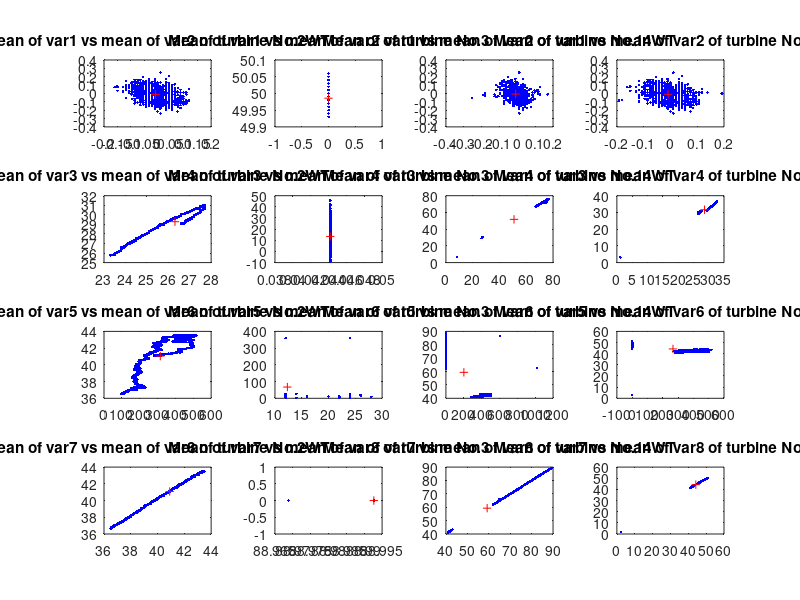
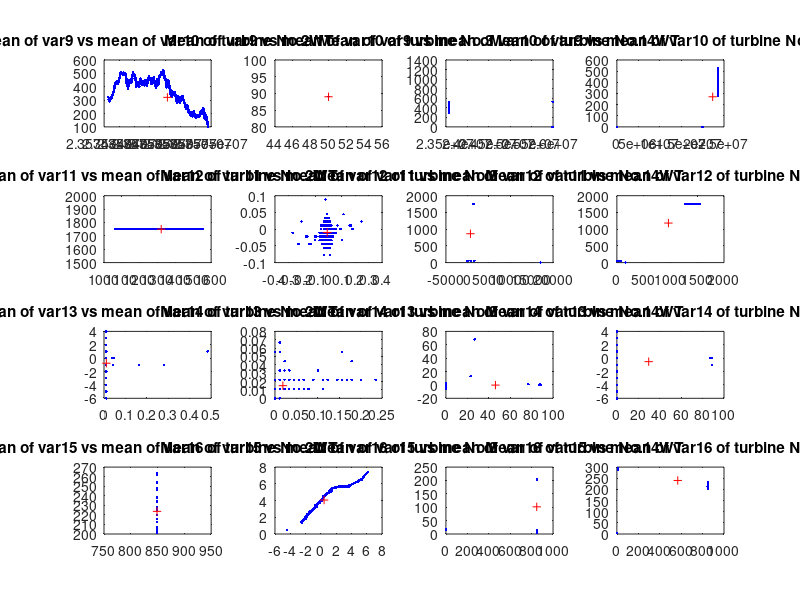
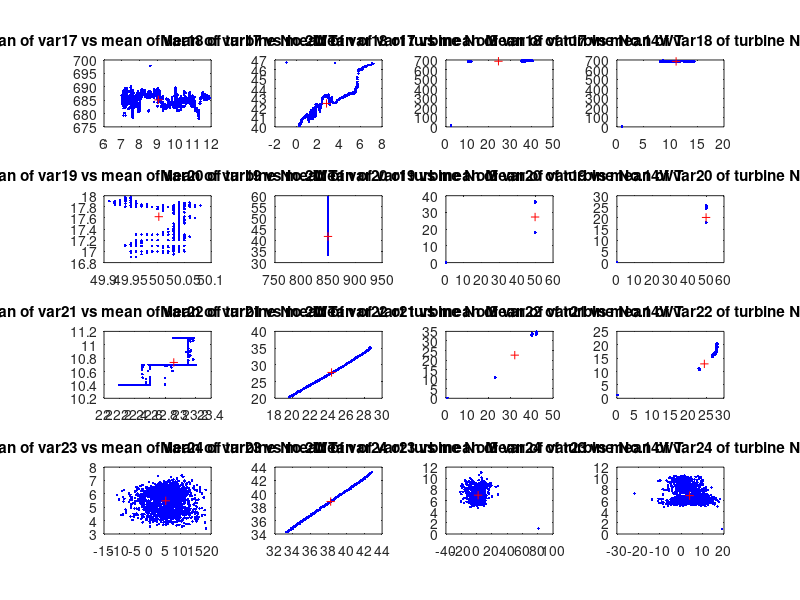
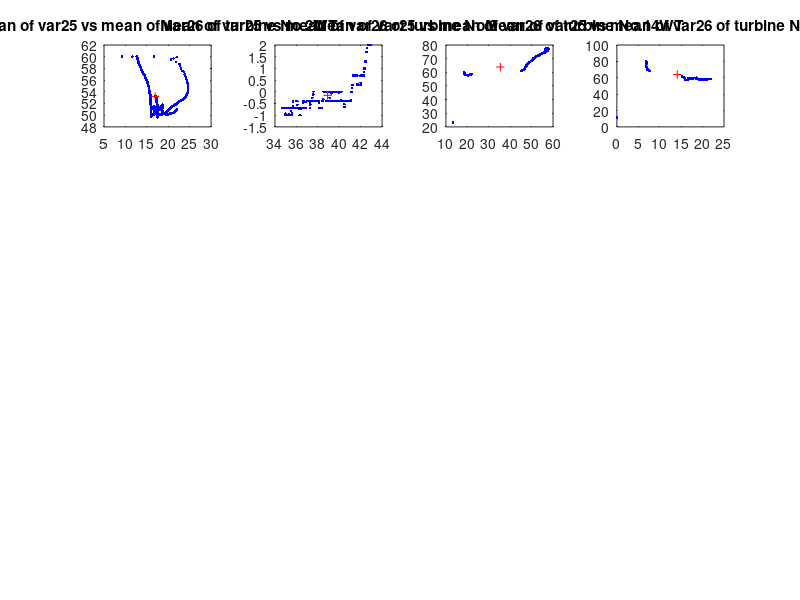

Recreate these plots in MATLAB, in order. (Note: this script raises an error after producing the figures.)
clc, close all, clear all
% Data Exploration
% Data Loading
% [~, turbine_idx]= xlsfinfo('data.xlsx');
% nWTs = numel(turbine_idx);
% X = cell(1, nWTs);
% 
% for k=1:nWTs
%   x = xlsread('data.xlsx', turbine_idx{k});
%   X{k}= x(2:end,:);
% end
% 
% % Create label vector with binary values representing faulty 
% % (1 denotes faulty functioning, 0 denotes normal functioning)
% Y = [0, 1, 1, 1];
% 
% % Save data
% save X.mat X
% save turbine_idx.mat turbine_idx
% save Y.mat Y

load X.mat
load Y.mat
load turbine_idx.mat
%Data Exploratory
nWTs = numel(turbine_idx);

% Define rWTs vector storing no of observations (number of rows);
% cWTs vector storing no of variables (number of columns);
% meanWTs cell array storing mean values of feature data (mean value of each column);
% minWTs cell array storing minimum values of feature data (minimum value of each column);
% maxWTs cell array storing maximum values of feature data (maximum value of each column);
% stdWTs cell array storing standard deviation values of feature data
% (standard deviation value of each column) of all turbines' dataset;
rWTs = zeros(nWTs, 1);
cWTs = zeros(nWTs, 1);
meanWTs = cell(nWTs, 1);
minWTs = cell(nWTs, 1);
maxWTs = cell(nWTs, 1);
stdWTs = cell(nWTs, 1);

for k=1:nWTs
    [rWTs(k), cWTs(k)] = size(X{k});
    meanWTs{k} = mean(X{k});
    minWTs{k} = min(X{k});
    maxWTs{k} = max(X{k});
    stdWTs{k} = std(X{k});
end

% Plots of data and means to determine unhealthy turbine data to drop

subplot_idx = reshape(1:nWTs*4, nWTs, 4)';
count = 1;
enough = false;
for i=0:4:28
    figure;
    for r=1:4
        if (count > 27 || count + 1 > 27)
            enough = true;
            break
        end
        for k=1:nWTs
            subplot(4,nWTs,subplot_idx(r,k));
            plot(X{k}(:,count), X{k}(:,count+1), '.b'), hold on;
            plot(meanWTs{k}(count), meanWTs{k}(count+1), 'r+'), hold off;
            title_text = sprintf('Mean of var%d vs mean of var%d of turbine %s', count, count+1, turbine_idx{k});
            title(title_text);
        end
        count = count + 2;
    end
    if (enough)
        break
    end
end 

figure;
for k = 1:4
    subplot(4,nWTs,k);
    plot(X{k}(:,26), X{k}(:,26+1), '.b'), hold on;
    plot(meanWTs{k}(26), meanWTs{k}(26+1), 'r+'), hold off;
    title_text = sprintf('Mean of var%d vs mean of var%d of turbine %s', 26, 26+1, turbine_idx{k});
    title(title_text);
end

% Decision Making on fault and redundant data removal
% Decision has been made to exclude the entire dataset belonging to the turbine No.3 (which is X{2}) due to fault data, and to also remove the last variable var28 of the dataset belonging to turbine No.2WT (which is X{1}(:,end)) due to redundancy and inconsistency.
% Explanation on the decisions has been discussed in the report. Z holds data with faulty data excluded per decisions.
Z = {X{1}(:,1:end-1); X{3}; X{4}};
class_Z = Y([1, 3, 4]);

chosen_turbine_idx = turbine_idx([1, 3, 4]);
save Z.mat Z
save class_Z.mat class_Z

load Z.mat
load class_Z.mat
%%Univariate analysis
% % Data distribution
% subplot_idx = reshape(1:16, 4, 4)';
% count = 1;
% enough = false;
% for i=0:4:28
%     figure;
%     for r=1:4
%         if (count > 27 || count + 1 > 27)
%             enough = true;
%             break
%         end
%         for k=1:nWTs
%             subplot(4,nWTs,subplot_idx(r,k));
%             histogram(X{k}(:,count));
%             title_text = sprintf('Histogram of var%d of turbine %s', count, turbine_idx{k});
%             title(title_text);
%         end
%         count = count + 1;
%     end
%     if (enough)
%         if (count == 27)
%             for k=1:nWTs
%             subplot(4,nWTs,subplot_idx(r,k));
%             histogram(X{k}(:,count));
%             title_text = sprintf('Histogram of var%d of turbine %s', count, turbine_idx{k});
%             title(title_text);
%             end
%         end
%         break
%     end
% end

%%Multivariate analysis
% % Correlation between the features for each wind-turbine
% Xcorr = cell(nWTs, 1);
% for k=1:nWTs
%     Xcorr{k} = corr(X{k});
%     figure;
%     imagesc(Xcorr{k}),colorbar;
%     axis equal;
%     axis tight;
%     title_text = sprintf('Data correlation colormap of turbine %s', turbine_idx{k});
%     title(title_text);
% end
% 
% % Boxplot of each feature of the wind-turbine
% for k=1:nWTs
%     figure;
%     boxplot(X{k});
%     title_text = sprintf('Box plot data of turbine %s', turbine_idx{k});
%     title(title_text);
% end
% 
% % Scatterplot matrix for all the sensors from each wind-turbine
% for k=1:nWTs
%     figure;
%     plotmatrix(X{k});
%     title_text = sprintf('Scatter plot matrix of turbine %s', turbine_idx{k});
%     title(title_text);
% end



%%%Data Pretreatment
%% Recompute mean, min, max, std of chosen wind turbine data

chosen_nWTs = numel(chosen_turbine_idx);
chosen_rWTs = zeros(chosen_nWTs, 1);
chosen_cWTs = zeros(chosen_nWTs, 1);
chosen_meanWTs = cell(chosen_nWTs, 1);
chosen_minWTs = cell(chosen_nWTs, 1);
chosen_maxWTs = cell(chosen_nWTs, 1);
chosen_stdWTs = cell(chosen_nWTs, 1);

for k=1:chosen_nWTs
    [chosen_rWTs(k), chosen_cWTs(k)] = size(Z{k});
    chosen_meanWTs{k} = mean(Z{k});
    chosen_minWTs{k} = min(Z{k});
    chosen_maxWTs{k} = max(Z{k});
    chosen_stdWTs{k} = std(Z{k});
end


%%% 1. Find missing values

missing_values = [];
for i = 1:size(Z)
    fprintf('Indices of missing values of Turbine %s', chosen_turbine_idx{i})
    missing_val = ismissing(Z{i});
    [missing_obs, missing_var] = find(missing_val==1)
    if (numel(missing_obs)==0)
        fprintf('There is no missing values in the dataset of Turbine %s', chosen_turbine_idx{i});
    else
        missing_turbine_idx = i;
        missing_obs_idx = missing_obs;
        missing_var_idx = missing_var;
        missing_values = [missing_values; missing_turbine_idx, missing_obs_idx, missing_var_idx]
        fprintf('There is %d missing values in the dataset of Turbine %s', numel(missing_var), chosen_turbine_idx{i});
    end
end

% remove 1 observation having missing value of turbine 14
Z{missing_values(1)}(missing_values(2), :) = [];

% recheck
for i = 1:size(Z)
    fprintf('Indices of missing values of Turbine %s', chosen_turbine_idx{i})
    missing_val = ismissing(Z{i});
    [missing_obs, missing_var] = find(missing_val==1)
    if (numel(missing_obs)==0)
        fprintf('There is no missing values in the dataset of Turbine %s', chosen_turbine_idx{i});
    else
        missing_turbine_idx = i;
        missing_obs_idx = missing_obs;
        missing_var_idx = missing_var;
        missing_values = [missing_values; missing_turbine_idx, missing_obs_idx, missing_var_idx]
        fprintf('There is %d missing values in the dataset of Turbine %s', numel(missing_var), chosen_turbine_idx{i});
    end
end


%%% 2. Downsampling (requires Signal Processing Toolbox)
%Downsampling rate selection based on mean values
chosen_meanWTs_mat = [chosen_meanWTs{1}; chosen_meanWTs{2}; chosen_meanWTs{3}];
offset = 0;
down_meanWTs_test = [];
down_meanWTs_test_diff = cell(6, 1);
for factor = 2:6
    fprintf('Max mean different when downsampling by factor = %d', factor);
    down_Z_test = cell(numel(class_Z), 1);
    for i = 1:size(Z)
        down_Z_test{i} = downsample(Z{i}, factor, offset);
        down_meanWTs_test(i,:) = mean(down_Z_test{i});
    end
    down_meanWTs_test_diff{factor} = down_meanWTs_test - chosen_meanWTs_mat;
    max_mean_diff = max(abs(down_meanWTs_test_diff{factor}),[],'all')
    observations_reduced_by_times = factor
end
fprintf('The downsampling factor of 4 has been chosen for the first try.')
%%Downsampling with chosen rate of 4 (NOT FINAL DECISION)

%% ITERATIVE DOWNSAMPLING WITH FACTOR 1-4
close all
for factor = 1:4
    %downsampling_factor = 1;
    %downsampling_factor = 2;
    %downsampling_factor = 3;
    %downsampling_factor = 4;
    downsampling_factor = factor;
    down_Z = cell(numel(class_Z), 1);
    down_Z_Idx = cell(numel(class_Z), 1);
    for i = 1:size(Z)
        down_Z{i} = downsample(Z{i}, downsampling_factor, offset);
        down_Z_Idx{i} = downsample(1:size(Z{i}, 1), downsampling_factor, offset);
    end
    %Compute mean, min, max, std of downsampled chosen wind turbine data
    down_rWTs = zeros(chosen_nWTs, 1);
    down_cWTs = zeros(chosen_nWTs, 1);
    down_meanWTs = cell(chosen_nWTs, 1);
    down_minWTs = cell(chosen_nWTs, 1);
    down_maxWTs = cell(chosen_nWTs, 1);
    down_stdWTs = cell(chosen_nWTs, 1);
    
    for k=1:chosen_nWTs
        [down_rWTs(k), down_cWTs(k)] = size(down_Z{k});
        down_meanWTs{k} = mean(down_Z{k});
        down_minWTs{k} = min(down_Z{k});
        down_maxWTs{k} = max(down_Z{k});
        down_stdWTs{k} = std(down_Z{k});
    end
%     %Plots of data and means of original data and downsampled data
%     subplot_idx = reshape(1:chosen_nWTs*4, chosen_nWTs, 4)';
%     count = 1;
%     enough = false;
%     for i=0:4:28
%         figure;
%         for r=1:4
%             if (count > 27 || count + 1 > 27)
%                 enough = true;
%                 break
%             end
%             for k=1:chosen_nWTs
%                 subplot(4,chosen_nWTs,subplot_idx(r,k));
%                 plot(Z{k}(:,count), Z{k}(:,count+1), '.b'), hold on;
%                 plot(chosen_meanWTs{k}(count), chosen_meanWTs{k}(count+1), 'r+');
%                 plot(down_Z{k}(:,count), down_Z{k}(:,count+1), '.g');
%                 plot(down_meanWTs{k}(count), down_meanWTs{k}(count+1), 'm+'), hold off;
%                 title_text = sprintf('Mean of var%d vs mean of var%d of turbine %s', count, count+1, chosen_turbine_idx{k});
%                 title(title_text);
%             end
%             count = count + 2;
%         end
%         if (enough)
%             break
%         end
%     end 
%     
%     count = 26;
%     figure;
%     for k = 1:chosen_nWTs
%         subplot(4,chosen_nWTs,k);
%         plot(Z{k}(:,count), Z{k}(:,count+1), '.b'), hold on;
%         plot(chosen_meanWTs{k}(count), chosen_meanWTs{k}(count+1), 'r+');
%         plot(down_Z{k}(:,count), down_Z{k}(:,count+1), '.g');
%         plot(down_meanWTs{k}(count), down_meanWTs{k}(count+1), 'm+'), hold off;
%         title_text = sprintf('Mean of var%d vs mean of var%d of turbine %s', count, count+1, chosen_turbine_idx{k});
%         title(title_text);
%     end
    
    % Recheck missing values
    for i = 1:size(down_Z)
        fprintf('Indices of missing values of Turbine %s', chosen_turbine_idx{i})
        missing_val = ismissing(down_Z{i});
        [missing_obs, missing_var] = find(missing_val==1)
        if (numel(missing_obs)==0)
            fprintf('There is no missing values in the dataset of Turbine %s', chosen_turbine_idx{i});
        else
            fprintf('There is %d missing values in the dataset of Turbine %s', numel(missing_var), chosen_turbine_idx{i});
        end
    end
    
    %%Data Normalization
    norm_down_Z = cell(numel(class_Z), 1);
    
    % Normalize WT-2 for mean=0 and std.dev=1
    [norm_down_Z{1}, mu, sigma] = zscore(down_Z{1});
    
    % Check if any sigma == 0, add an epsilon constant term to avoid division
    % by 0
    epsilon = 1e-10;
    zero_sigma_idx = find(sigma==0);
    sigma(zero_sigma_idx) = epsilon;
    
    for k=2:chosen_nWTs
        norm_down_Z{k} = normalize(down_Z{k}, "center", mu, "scale", sigma);
    end
    
    norm_down_meanWTs = cell(chosen_nWTs, 1);
    norm_down_minWTs = cell(chosen_nWTs, 1);
    norm_down_maxWTs = cell(chosen_nWTs, 1);
    norm_down_stdWTs = cell(chosen_nWTs, 1);
    
    for k=1:chosen_nWTs
        [down_rWTs(k), down_cWTs(k)] = size(down_Z{k});
        norm_down_meanWTs{k} = mean(norm_down_Z{k});
        norm_down_minWTs{k} = min(norm_down_Z{k});
        norm_down_maxWTs{k} = max(norm_down_Z{k});
        norm_down_stdWTs{k} = std(norm_down_Z{k});
    end
    
    
%     subplot_idx = reshape(1:chosen_nWTs*4, chosen_nWTs, 4)';
%     count = 1;
%     enough = false;
%     for i=0:4:28
%         figure;
%         for r=1:4
%             if (count > 27 || count + 1 > 27)
%                 enough = true;
%                 break
%             end
%             for k=1:chosen_nWTs
%                 subplot(4,chosen_nWTs,subplot_idx(r,k));
%                 plot(Z{k}(:,count), Z{k}(:,count+1), '.b'), hold on;
%                 plot(chosen_meanWTs{k}(count), chosen_meanWTs{k}(count+1), 'r+');
%                 plot(norm_down_Z{k}(:,count), norm_down_Z{k}(:,count+1), '.g');
%                 plot(norm_down_meanWTs{k}(count), norm_down_meanWTs{k}(count+1), 'm+'), hold off;
%                 title_text = sprintf('Mean of var%d vs mean of var%d of turbine %s', count, count+1, chosen_turbine_idx{k});
%                 title(title_text);
%             end
%             count = count + 2;
%         end
%         if (enough)
%             break
%         end
%     end 
%     
%     count = 26;
%     figure;
%     for k = 1:chosen_nWTs
%         subplot(4,chosen_nWTs,k);
%         plot(Z{k}(:,count), Z{k}(:,count+1), '.b'), hold on;
%         plot(chosen_meanWTs{k}(count), chosen_meanWTs{k}(count+1), 'r+');
%         plot(norm_down_Z{k}(:,count), norm_down_Z{k}(:,count+1), '.g');
%         plot(norm_down_meanWTs{k}(count), norm_down_meanWTs{k}(count+1), 'm+'), hold off;
%         title_text = sprintf('Mean of var%d vs mean of var%d of turbine %s', count, count+1, chosen_turbine_idx{k});
%         title(title_text);
%     end
    
    save norm_down_Z.mat norm_down_Z
    


    %%PCA
    %Performing PCA on healthy turbine No.2WT
    load norm_down_Z.mat
    
    % Performing PCA
    [PCA_coeff, PCA_score, PCA_latent, PCA_tsquare, PCA_pexp, PCA_mu] = pca(norm_down_Z{1});
    
%     % Plot of eigenvalues
%     figure;
%     plot(1:numel(PCA_latent), PCA_latent, "-bo")
%     title('PCA achieved Latent values')
% 
    % Defining threshold for explained variance to preserve
    threshold = 90;
    % Getting the number of PCs to keep
    ori_chosen_nPCs = find(cumsum(PCA_pexp)>threshold, 1);
     nPCs_test = 2:ori_chosen_nPCs
     for chosen_nPCs = nPCs_test
        %     % Pareto chart of explained variance
    %     figure;
    %     pareto(PCA_pexp);
    %     xlabel('Principal Component')
    %     ylabel('Variance Explained (%)')
    %     title('Pareto chart of PCA explained variance')
        % Extracting/Transforming data using obtained PCA
        PCA_Z = cell(chosen_nWTs, 1);
        
        % Extracting PCA scores of healthy turbine No.2WT
        PCA_Z{1} = PCA_score(:,1:chosen_nPCs);
        % Transforming data of faulty turbin No.14WT
        PCA_Z{2} = (norm_down_Z{2}-PCA_mu)*PCA_coeff(:,1:chosen_nPCs);
        % Transforming data of faulty turbin No.39WT
        PCA_Z{3} = (norm_down_Z{3}-PCA_mu)*PCA_coeff(:,1:chosen_nPCs);
        
    
    
    
        %Visualization of down-sampling time-series data before PCA transformation
        figure;
        for turbine_i = 1:length(norm_down_Z)
            subplot(length(norm_down_Z),3,turbine_i);
            for feature_i = 1:size(norm_down_Z{turbine_i}, 2)
                nObs = size(norm_down_Z{turbine_i},1);
                plot(down_Z_Idx{turbine_i}, norm_down_Z{turbine_i}(:,feature_i)), hold on;
                title(sprintf("Time series plot before PCA of turbine %s, down-sampling factor = %d", chosen_turbine_idx{turbine_i}, downsampling_factor))
            end
            hold off
        end
        vbls = {'Sensor 1','Sensor 2','Sensor 3','Sensor 4','Sensor 5','Sensor 6', ...
        'Sensor 7','Sensor 8','Sensor 9','Sensor 10','Sensor 11','Sensor 12', ...
        'Sensor 13','Sensor 14','Sensor 15','Sensor 16','Sensor 17','Sensor 18', ...
        'Sensor 19','Sensor 20','Sensor 21','Sensor 22','Sensor 23','Sensor 24', ...
        'Sensor 25','Sensor 26','Sensor 27'};
        legend(vbls)
        
        % Visualization of down-sampling time-series data before PCA
        % transformation variables “Sensor 9”, “Sensor 12”, “Sensor 13”, “Sensor 15” removed 
        norm_down_Z_ = cell(numel(class_Z), 1);
        %figure;
        for turbine_i = 1:length(norm_down_Z)
            norm_down_Z_{turbine_i} = norm_down_Z{turbine_i}(:,[1:8, 10:11, 14, 16:end])
            subplot(length(norm_down_Z_),3,turbine_i+3);
            for feature_i = 1:size(norm_down_Z_{turbine_i}, 2)
                nObs = size(norm_down_Z_{turbine_i},1);
                plot(down_Z_Idx{turbine_i}, norm_down_Z_{turbine_i}(:,feature_i)), hold on;
                title(sprintf("Time series plot before PCA of turbine %s with some vars excluded, down-sampling factor = %d", chosen_turbine_idx{turbine_i}, downsampling_factor))
            end
            hold off
        end
        vbls_ = {'Sensor 1','Sensor 2','Sensor 3','Sensor 4','Sensor 5','Sensor 6', ...
        'Sensor 7','Sensor 8','Sensor 10','Sensor 11','Sensor 14','Sensor 16','Sensor 17','Sensor 18', ...
        'Sensor 19','Sensor 20','Sensor 21','Sensor 22','Sensor 23','Sensor 24', ...
        'Sensor 25','Sensor 26','Sensor 27'};
        legend(vbls_)
    
        %Visualization of time-series data after PCA transformation
        %figure;
        for turbine_i = 1:length(PCA_Z)
            subplot(length(PCA_Z),3,turbine_i+6);
            for feature_i = 1:size(PCA_Z{turbine_i}, 2)
                nObs = size(PCA_Z{turbine_i},1);
                plot(down_Z_Idx{turbine_i}, PCA_Z{turbine_i}(:,feature_i)), hold on;
                title(sprintf("Time series plot after PCA of turbine %s, down-sampling factor = %d", chosen_turbine_idx{turbine_i}, downsampling_factor))
            end
            hold off
        end
        pcas = {'PC 1','PC 2','PC 3','PC 4','PC 5','PC 6', 'PC 7','PC 8'};
        legend(pcas)
    
        % Biplots
        % Computing the biplot
        figure;
        vbls = {'Sensor 1','Sensor 2','Sensor 3','Sensor 4','Sensor 5','Sensor 6', ...
        'Sensor 7','Sensor 8','Sensor 9','Sensor 10','Sensor 11','Sensor 12', ...
        'Sensor 13','Sensor 14','Sensor 15','Sensor 16','Sensor 17','Sensor 18', ...
        'Sensor 19','Sensor 20','Sensor 21','Sensor 22','Sensor 23','Sensor 24', ...
        'Sensor 25','Sensor 26','Sensor 27'};
        for i = 1: length(PCA_Z)
            subplot(3,2,i*2-1);
            biplot(PCA_coeff(:,1:2),'Scores',PCA_Z{i}(:,1:2),'VarLabels',vbls);
            title(["Biplot of " + chosen_turbine_idx{i}, "downsampling factor = " + downsampling_factor]);
        end
        xlim([-1 1]);
        ylim([-1 1]);
        % T-squared control chart
        % Computing T2 control chart
        T2 = cell(chosen_nWTs, 1);
        for i = 1: length(norm_down_Z)
            T2{i} = t2comp(norm_down_Z{i}, PCA_coeff, PCA_latent, chosen_nPCs);
            subplot(3,2, i*2);
            plot(down_Z_Idx{i}, T2{i});
            xlabel("Sample");
            ylabel("T2 Square Scores");
            title(["T-squared control chart of " + chosen_turbine_idx{i}, "downsampling factor = " + downsampling_factor]);
        end

     end

end
% T2 Function
function T2     = t2comp(data, loadings, latent, comp)
        score       = data * loadings(:,1:comp);
        standscores = bsxfun(@times, score(:,1:comp), 1./sqrt(latent(1:comp,:))');
        T2          = sum(standscores.^2,2);
end



    
